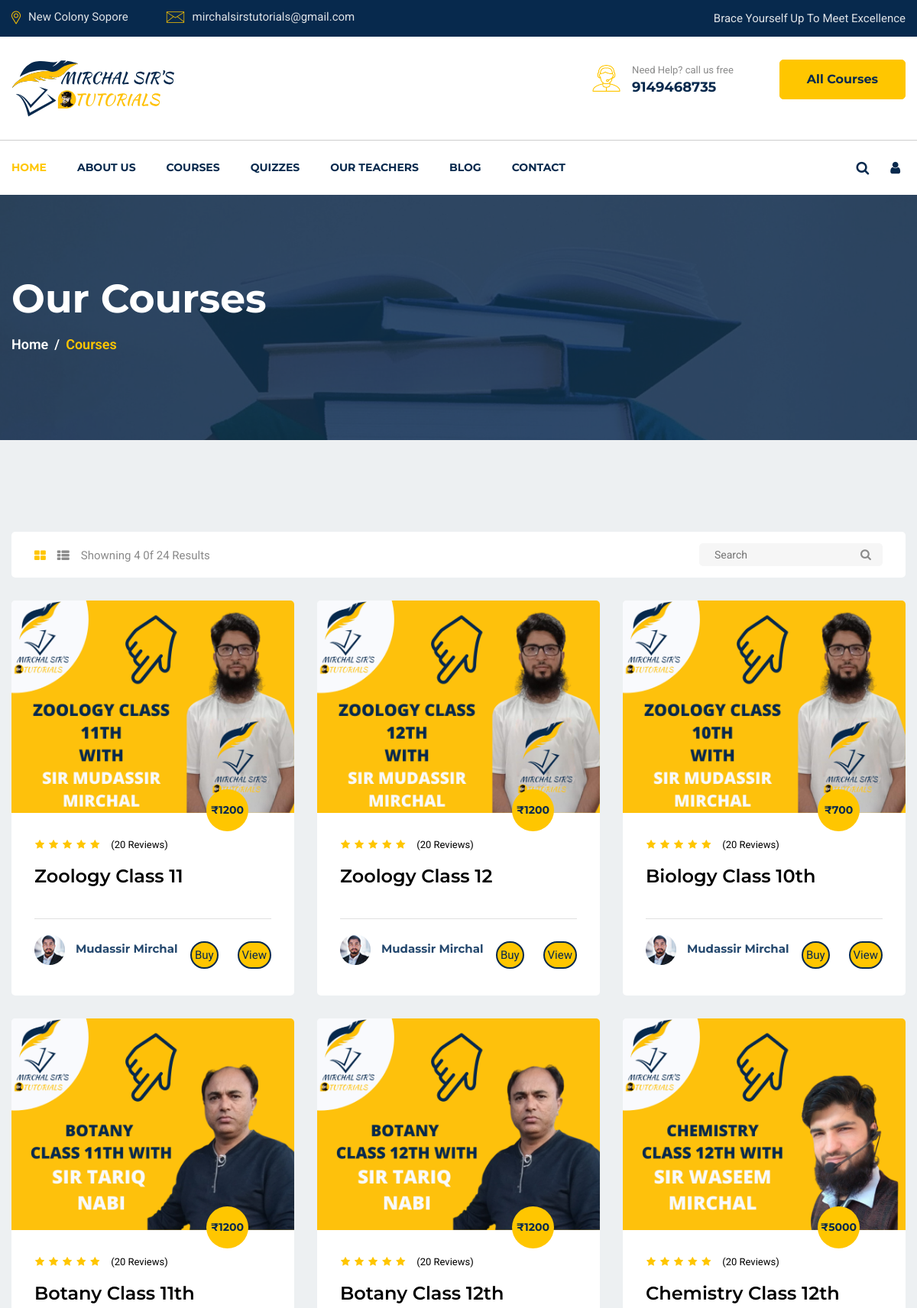
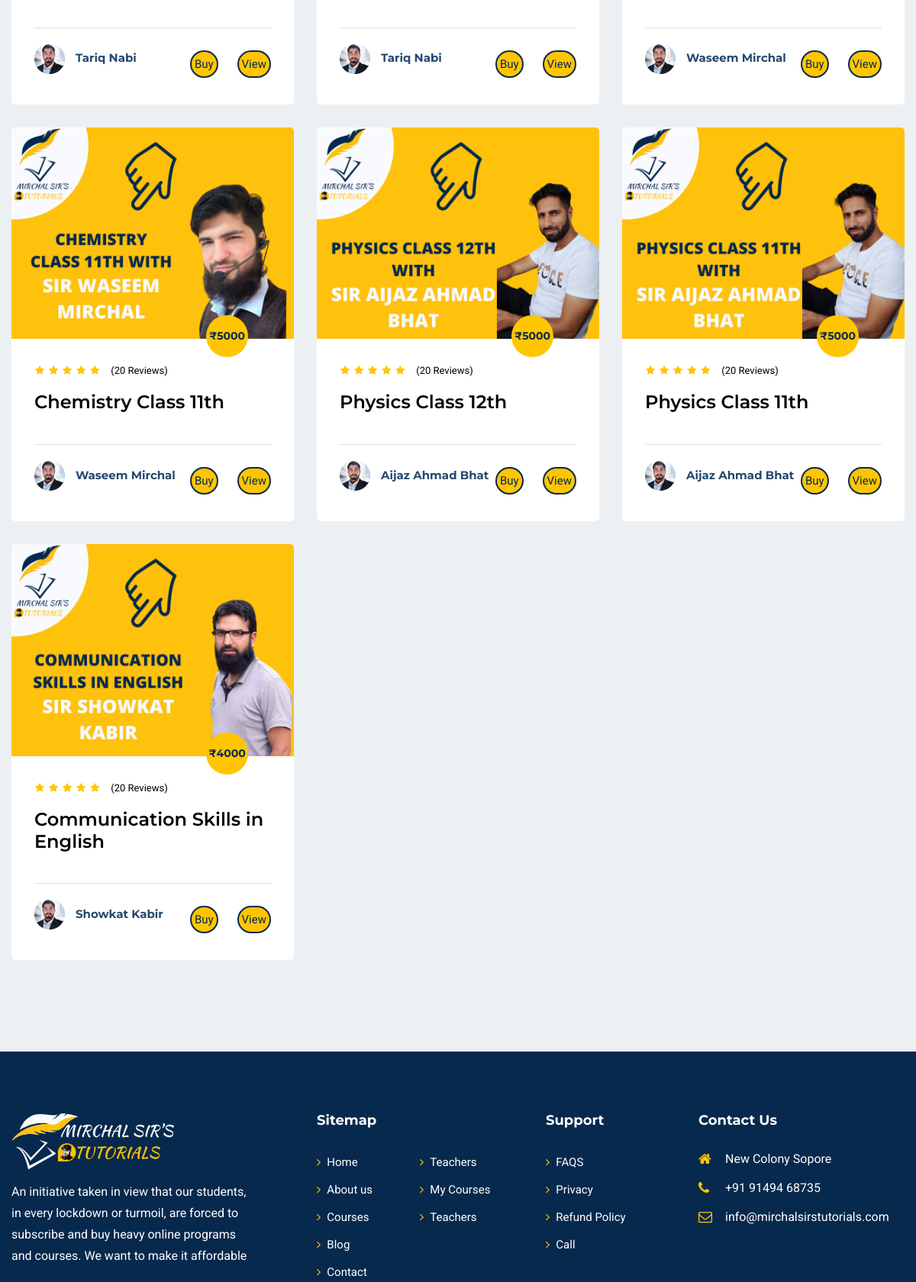
Screenshot of /allcourses (upper part) with the database file from the repository (2 pictures, top to bottom).
### blog/courses/models/course.py (models this page shows)
class Course(models.Model):
    name = models.CharField(max_length = 50 , null = False)
    instructor = models.ForeignKey(Teacher,  on_delete=models.CASCADE, blank=True, null=True)
    slug = models.CharField(max_length = 50 , null = False , unique = True)
    description = models.CharField(max_length = 200 , null = True)
    price = models.IntegerField(null=False)
    discount = models.IntegerField(null=False , default = 0)
    active = models.BooleanField(default = False)
    thumbnail = models.ImageField(upload_to = "thumbnail")
    date = models.DateTimeField(auto_now_add= True)
    resource = models.FileField(upload_to = "resource")
    length = models.IntegerField(null=False)
    def __str__(self):
        return self.name

class Teacher(models.Model):
    name = models.CharField(max_length = 100)
    qualification = models.CharField(max_length=100)
    bio = models.TextField()
    picture = models.ImageField(upload_to = "media")
    facebook = models.URLField(max_length=500, default = "https://facebook.com/")
    instagram = models.URLField(max_length=500, default = "https://instagram.com/")
    gmail = models.URLField(max_length=500, default = "https://gmail.com/")
    twitter = models.URLField(max_length=500, default = "https://twitter.com/")
    def __str__(self):
        return self.name

### blog/courses/newviews.py (the view)
# urls.py: path('allcourses', newviews.allcourses , name = "allcourses" ),
def allcourses(request):
    allcourses = Course.objects.all()
    print(allcourses)
    context = {'allcourses': allcourses}
    return render(request, 'courses.html', context)

### blog/courses/templatetags/course_custom_tags.py (called while the page is built)
@register.filter
def rupee(price):
    return f'₹{price}'

### templates/courses.html
{% extends 'basic.html' %}
{% load course_custom_tags %}
{% load static %}
{% block body %}
    <section id="page-banner" class="pt-105 pb-110 bg_cover" data-overlay="8" style="background-image: url(images/page-banner-2.jpg)">
        <div class="container">
            <div class="row">
                <div class="col-lg-12">
                    <div class="page-banner-cont">
                        <h2>Our Courses</h2>
                        <nav aria-label="breadcrumb">
                            <ol class="breadcrumb">
                                <li class="breadcrumb-item"><a href="#">Home</a></li>
                                <li class="breadcrumb-item active" aria-current="page">Courses</li>
                            </ol>
                        </nav>
                    </div>
                </div>
            </div>
        </div>
    </section>
    <section id="courses-part" class="pt-120 pb-120 gray-bg">
        <div class="container">
            <div class="row">
                <div class="col-lg-12">
                    <div class="courses-top-search">
                        <ul class="nav float-left" id="myTab" role="tablist">
                            <li class="nav-item">
                                <a class="active" id="courses-grid-tab" data-toggle="tab" href="#courses-grid" role="tab" aria-controls="courses-grid" aria-selected="true"><i class="fa fa-th-large"></i></a>
                            </li>
                            <li class="nav-item">
                                <a id="courses-list-tab" data-toggle="tab" href="#courses-list" role="tab" aria-controls="courses-list" aria-selected="false"><i class="fa fa-th-list"></i></a>
                            </li>
                            <li class="nav-item">Showning 4 0f 24 Results</li>
                        </ul>
                        <div class="courses-search float-right">
                            <form action="/search">
                                <input name = "query" type="text" placeholder="Search">
                                <button type = "submit" type="button"><i class="fa fa-search"></i></button>
                            </form>
                        </div>
                    </div>
                </div>
            </div>
            <div class="tab-content" id="myTabContent">
              <div class="tab-pane fade show active" id="courses-grid" role="tabpanel" aria-labelledby="courses-grid-tab">
                    <div class="row">
                        {% for course in allcourses %}
                        <div class="col-lg-4 col-md-6">
                            <div class="singel-course mt-30">
                                <div class="thum">
                                    <div class="image">
                                        <img src="{{course.thumbnail.url}}" alt="Course">
                                    </div>
                                    <div class="price">
                                        <span>{{course.price|rupee}}</span>
                                    </div>
                                </div>
                                <div class="cont">
                                    <ul>
                                        <li><i class="fa fa-star"></i></li>
                                        <li><i class="fa fa-star"></i></li>
                                        <li><i class="fa fa-star"></i></li>
                                        <li><i class="fa fa-star"></i></li>
                                        <li><i class="fa fa-star"></i></li>
                                    </ul>
                                    <span>(20 Reviews)</span>
				    <a href="/course/{{course.slug}}"><h4>{{course.name}}</h4></a>
                                    <div class="course-teacher">
                                        <div class="thum">
                                            <a href="#"><img src="/static/courses/images2/course/teacher/t-1.jpg" alt="teacher"></a>
                                        </div>
                                        <div class="name">
                                            <a href="#"><h6>{{course.instructor}}</h6></a>
                                        </div>
                                        <div class="admin">
                                            <ul>
                                                {% if enrolled %}
                                                <li style = "background-color: #ffc600; border: 2px solid #07294d; padding: 4px; border-radius: 18px;"><a href="/course/{{course.slug}}" style = "color:#07294d">Read</li>
                                                {% else %}
                                               <li style = "background-color: #ffc600; border: 2px solid #07294d; padding: 4px; border-radius: 18px; "><a href="/check-out/{{course.slug}}" style = "color:#07294d">Buy</a></li>
                                               <li style = "background-color: #ffc600; border: 2px solid #07294d; padding: 4px; border-radius: 18px; "><a href="/course/{{course.slug}}" style = "color:#07294d">View</a></li>
                                               {% endif %}
                                            </ul>
                                        </div>
                                    </div>
                                </div>
                            </div>
                        </div>
                        {% endfor %}
                    </div>
                </div>
            </div>
        </div>
    </section>
{% endblock body %}

### static/courses/css2/default.css (style rules this page uses)
.mt-30 { margin-top: 30px; }
.pt-105 { padding-top: 105px; }
.pt-120 { padding-top: 120px; }
.pb-110 { padding-bottom: 110px; }
.pb-120 { padding-bottom: 120px; }
.gray-bg { background: #edf0f2; }
[data-overlay] { position: relative; }
[data-overlay]::before { background: #07294d none repeat scroll 0 0; content: ""; height: 100%; left: 0; position: absolute; top: 0; width: 100%; z-index: 1; }
[data-overlay="8"]::before { opacity: 0.8; }

### rows the page displays
Course: thumbnail (picture), price "₹1200", name "Zoology Class 11", instructor "Mudassir Mirchal"
Course: thumbnail (picture), price "₹1200", name "Zoology Class 12", instructor "Mudassir Mirchal"
Course: thumbnail (picture), price "₹700", name "Biology Class 10th", instructor "Mudassir Mirchal"
Course: thumbnail (picture), price "₹1200", name "Botany Class 11th", instructor "Tariq Nabi"
Course: thumbnail (picture), price "₹1200", name "Botany Class 12th", instructor "Tariq Nabi"
Course: thumbnail (picture), price "₹5000", name "Chemistry Class 12th", instructor "Waseem Mirchal"
Course: thumbnail (picture), price "₹5000", name "Chemistry Class 11th", instructor "Waseem Mirchal"
Course: thumbnail (picture), price "₹5000", name "Physics Class 12th", instructor "Aijaz Ahmad Bhat"
Course: thumbnail (picture), price "₹5000", name "Physics Class 11th", instructor "Aijaz Ahmad Bhat"
Course: thumbnail (picture), price "₹4000", name "Communication Skills in English", instructor "Showkat Kabir"
